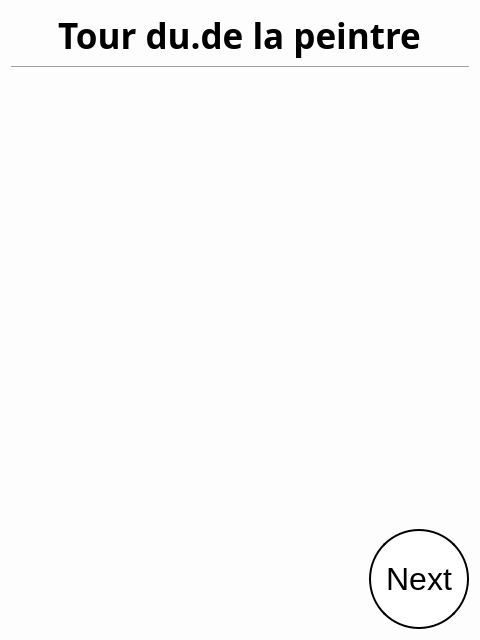
<?xml version="1.0" encoding="UTF-8"?>
<ui version="4.0">
 <class>PainterTurn</class>
 <widget class="QWidget" name="PainterTurn">
  <property name="geometry">
   <rect>
    <x>0</x>
    <y>0</y>
    <width>480</width>
    <height>640</height>
   </rect>
  </property>
  <property name="windowTitle">
   <string>Form</string>
  </property>
  <property name="styleSheet">
   <string notr="true">#PainterTurn {
    background-color: rgb(253, 253, 253);
    }

QPushButton  {
    border: 2px solid black;
    background-color: white;
    padding: 10px 10px;
    font-size: 32px;
    border-radius: 50px;
}</string>
  </property>
  <layout class="QGridLayout" name="gridLayout">
   <item row="0" column="0">
    <layout class="QVBoxLayout" name="verticalLayout_2">
     <item alignment="Qt::AlignHCenter">
      <widget class="QLabel" name="label">
       <property name="sizePolicy">
        <sizepolicy hsizetype="Fixed" vsizetype="Fixed">
         <horstretch>0</horstretch>
         <verstretch>0</verstretch>
        </sizepolicy>
       </property>
       <property name="font">
        <font>
         <family>Yu Gothic UI Semibold</family>
         <pointsize>26</pointsize>
         <weight>75</weight>
         <bold>true</bold>
        </font>
       </property>
       <property name="text">
        <string>Tour du.de la peintre</string>
       </property>
       <property name="alignment">
        <set>Qt::AlignCenter</set>
       </property>
      </widget>
     </item>
     <item>
      <layout class="QVBoxLayout" name="verticalLayout">
       <item>
        <widget class="Line" name="line">
         <property name="font">
          <font>
           <family>Yu Gothic UI Semilight</family>
           <pointsize>18</pointsize>
          </font>
         </property>
         <property name="orientation">
          <enum>Qt::Horizontal</enum>
         </property>
        </widget>
       </item>
       <item>
        <spacer name="verticalSpacer">
         <property name="orientation">
          <enum>Qt::Vertical</enum>
         </property>
         <property name="sizeHint" stdset="0">
          <size>
           <width>20</width>
           <height>40</height>
          </size>
         </property>
        </spacer>
       </item>
       <item alignment="Qt::AlignRight">
        <widget class="QPushButton" name="nextButton">
         <property name="sizePolicy">
          <sizepolicy hsizetype="Fixed" vsizetype="Fixed">
           <horstretch>0</horstretch>
           <verstretch>0</verstretch>
          </sizepolicy>
         </property>
         <property name="minimumSize">
          <size>
           <width>100</width>
           <height>100</height>
          </size>
         </property>
         <property name="text">
          <string>Next</string>
         </property>
        </widget>
       </item>
      </layout>
     </item>
    </layout>
   </item>
  </layout>
 </widget>
 <resources/>
 <connections/>
</ui>
